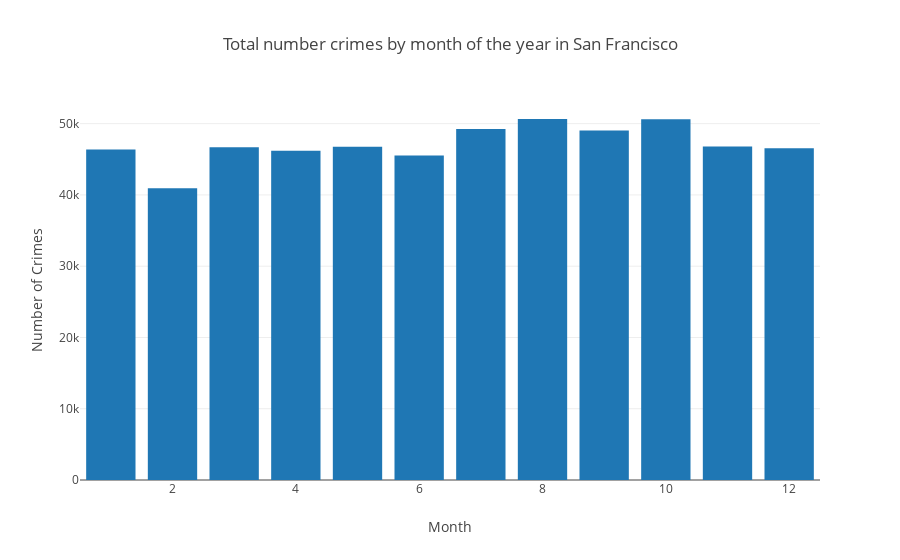

Notebook code cell kept with this figure:
### Code cell
trace = go.Bar(x=total_month.Date, y=total_month.IncidntNum)
plot_data = [trace]

layout = go.Layout(title = 'Total number crimes by month of the year in San Francisco', 
                   xaxis = dict(title = 'Month'),
                  yaxis = dict(title = 'Number of Crimes'))
fig = go.Figure(data = plot_data, layout =  layout)
iplot(fig)

### Figure 1 — Plotly figure (JSON) as saved in the notebook; plotly's stock layout.template omitted (floating-point values rounded to 4 significant figures)
{"data": [{"type": "bar", "x": [1, 2, 3, 4, 5, 6, 7, 8, 9, 10, 11, 12], "y": [46369, 40947, 46709, 46204, 46753, 45521, 49260, 50656, 49054, 50632, 46801, 46567]}], "layout": {"title": "Total number crimes by month of the year in San Francisco", "xaxis": {"title": "Month"}, "yaxis": {"title": "Number of Crimes"}}}
